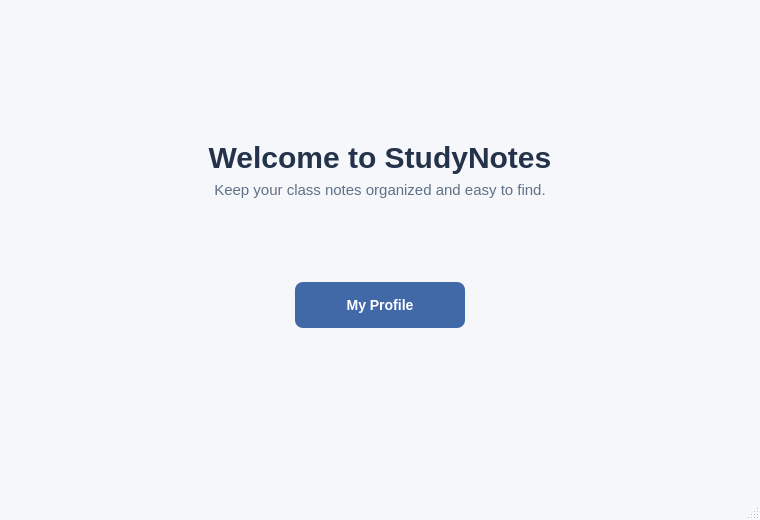
<?xml version="1.0" encoding="UTF-8"?>
<ui version="4.0">
 <class>MainWindow</class>
 <widget class="QMainWindow" name="MainWindow">
  <property name="geometry">
   <rect><x>0</x><y>0</y><width>760</width><height>520</height></rect>
  </property>
  <property name="windowTitle"><string>StudyNotes - Home</string></property>
  <property name="styleSheet">
   <string notr="true">QMainWindow { background-color: #f5f7fb; }
QLabel#titleLabel { color: #24324a; font-size: 30px; font-weight: 700; }
QLabel#subtitleLabel { color: #607086; font-size: 15px; }
QPushButton#profileButton { background-color: #4169a8; color: white; border: none; border-radius: 8px; padding: 12px 24px; font-size: 14px; font-weight: 600; }
QPushButton#profileButton:hover { background-color: #31568e; }
QPushButton#profileButton:pressed { background-color: #264470; }</string>
  </property>
  <widget class="QWidget" name="centralwidget">
   <layout class="QVBoxLayout" name="verticalLayout">
    <property name="leftMargin"><number>40</number></property>
    <property name="topMargin"><number>40</number></property>
    <property name="rightMargin"><number>40</number></property>
    <property name="bottomMargin"><number>40</number></property>
    <item><spacer name="topSpacer"><property name="orientation"><enum>Qt::Vertical</enum></property><property name="sizeHint" stdset="0"><size><width>20</width><height>100</height></size></property></spacer></item>
    <item><widget class="QLabel" name="titleLabel"><property name="text"><string>Welcome to StudyNotes</string></property><property name="alignment"><set>Qt::AlignCenter</set></property></widget></item>
    <item><widget class="QLabel" name="subtitleLabel"><property name="text"><string>Keep your class notes organized and easy to find.</string></property><property name="alignment"><set>Qt::AlignCenter</set></property><property name="wordWrap"><bool>true</bool></property></widget></item>
    <item><spacer name="middleSpacer"><property name="orientation"><enum>Qt::Vertical</enum></property><property name="sizeHint" stdset="0"><size><width>20</width><height>24</height></size></property></spacer></item>
    <item><layout class="QHBoxLayout" name="buttonLayout"><item><spacer name="leftSpacer"><property name="orientation"><enum>Qt::Horizontal</enum></property><property name="sizeHint" stdset="0"><size><width>40</width><height>20</height></size></property></spacer></item><item><widget class="QPushButton" name="profileButton"><property name="minimumSize"><size><width>170</width><height>46</height></size></property><property name="text"><string>My Profile</string></property></widget></item><item><spacer name="rightSpacer"><property name="orientation"><enum>Qt::Horizontal</enum></property><property name="sizeHint" stdset="0"><size><width>40</width><height>20</height></size></property></spacer></item></layout></item>
    <item><spacer name="bottomSpacer"><property name="orientation"><enum>Qt::Vertical</enum></property><property name="sizeHint" stdset="0"><size><width>20</width><height>130</height></size></property></spacer></item>
   </layout>
  </widget>
  <widget class="QStatusBar" name="statusbar"/>
 </widget>
 <resources/>
 <connections/>
</ui>
